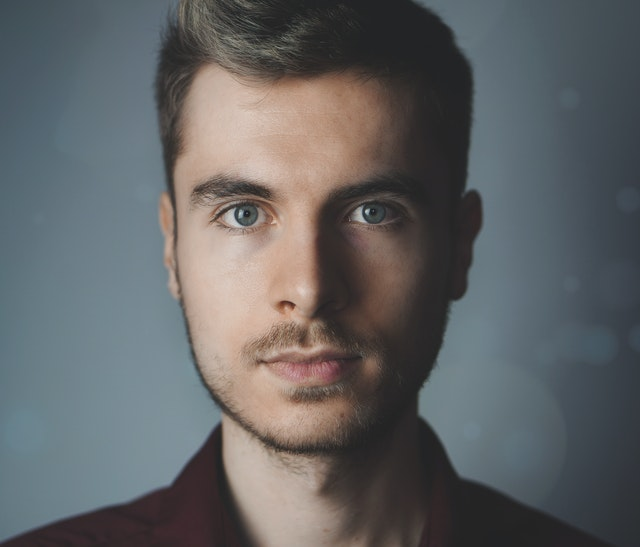
#> input picture OpenCV/workshop_1/resources/pexels_man.jpg, 640 x 547 px, found by its file name
$ python L20_face_recognition.py
#> lines starting #> are read from the running program, lines starting #| are printed output that depends on the picture; after the words box and inside, x2 and y2 are one past the last pixel; in counts of white or black regions, pixels touching at a corner belong together
### OpenCV/workshop_1/path_helps.py
"""
Author: Daniel Lopez
"""

import os


# [15 lines left out: function get_path, not called in this run]


def get_path(file_name, additional_dir):
    """
    Obtain all the path linked to the file, relative to workshop.
    This works when you are opening the file with VS Code from the path of
    the git clone, in this case, 'Python_TopicsAndExamples'.

    file_name --> Name of the file you want to access (read/write).
    additional_dir --> Includes the specific directory from the file.

    return file_path --> The complete path from 'Python_TopicsAndExamples'
    """
    file_path = os.getcwd()
    file_path = os.path.join(file_path, "OpenCV")
    file_path = os.path.join(file_path, "workshop_1")
    file_path = os.path.join(file_path, additional_dir)
    file_path = os.path.join(file_path, file_name)
    return file_path


# [17 lines left out: function get_path_dir, not called in this run]

### OpenCV/workshop_1/L20_face_recognition.py
"""
Author: Daniel Lopez
Info from: Murtaza's Work - Robotics and AI
--> https://youtu.be/WQeoO7MI0Bs?list=PLxYZ6JuFZuoZPUEUtcUL0YoAYRvnNLAG5
"""

import cv2
from path_helps import get_path


def main():
    # Obtain path of the image
    my_img = "pexels_man.jpg"
    folder = "resources"
    file_path = get_path(my_img, folder)

    # Read cascade
    cascade_xml = "haarcascade_frontalface_default.xml"
    cascade_path = get_path(cascade_xml, folder)
    print(cascade_path)
    faceCascade = cv2.CascadeClassifier(cascade_path)  # Read image with cv2

    # Read image
    image = cv2.imread(file_path)
#> image is the input picture: shape (547, 640, 3); mean B, G, R 100.3, 99.1, 97.7
    imgGray = cv2.cvtColor(image, cv2.COLOR_BGR2GRAY)
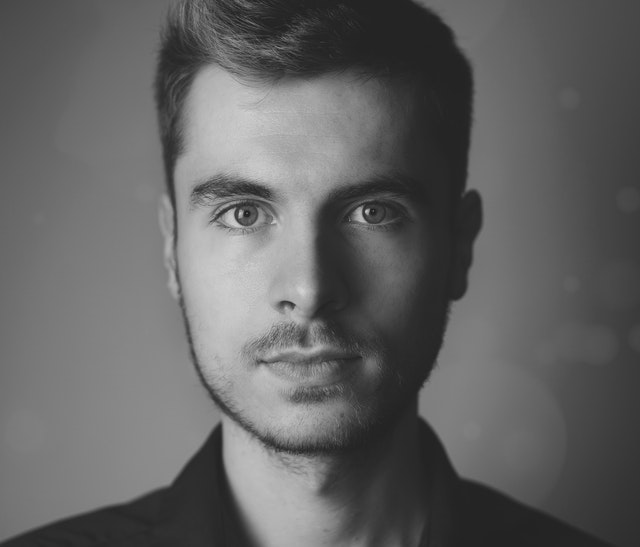
#> imgGray: shape (547, 640); min 24, max 210, mean 98.9

    # Dectect faces (frontal)
    facesDetected = faceCascade.detectMultiScale(imgGray, 1.1, 4)
#> facesDetected = [[134, 78, 346, 346]]

    # Define and add bounding boxes
    for (x, y, h, w) in facesDetected:
        cv2.rectangle(image, (x, y), (x + w, y + h), (255, 255, 0), 3)
#> this loop made 1 pass
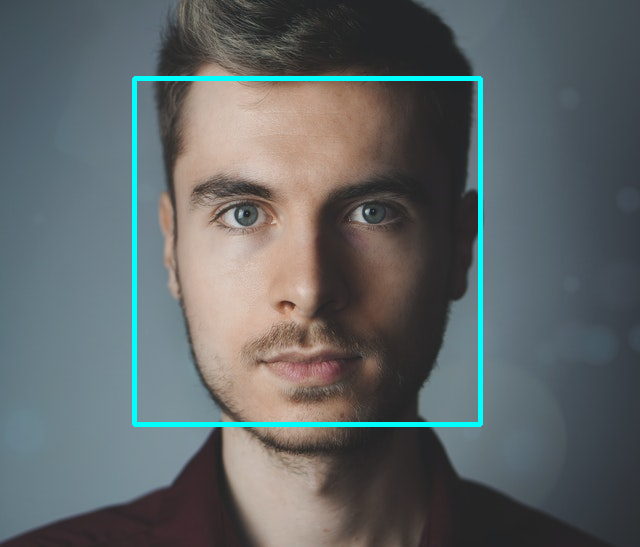
#> image: shape (547, 640, 3); 1.97% of pixels changed, all inside (x1, y1, x2, y2) = (132, 76, 483, 427)

    # Display image
    cv2.imshow("Output", image)
    cv2.waitKey(0)


if __name__ == "__main__":
    main()

$ run again, with OpenCV/workshop_1/resources/pexels-sharing.jpg copied over OpenCV/workshop_1/resources/pexels_man.jpg
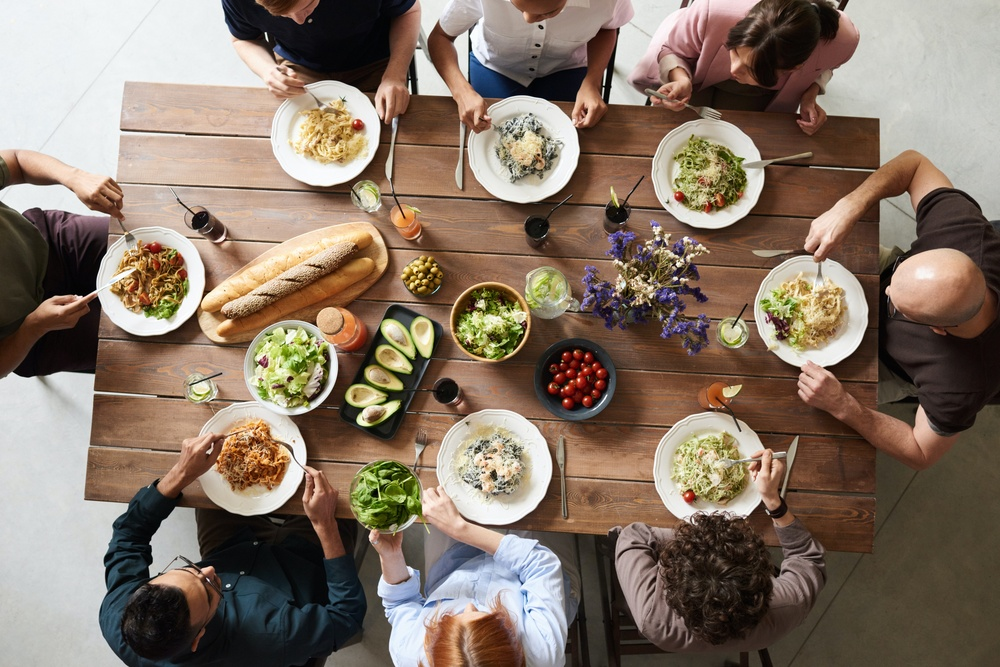
#> input picture OpenCV/workshop_1/resources/pexels-sharing.jpg, 1000 x 667 px, shrunk from 6000 x 4004 before the run, found by its file name
#> in main, image is the input picture: shape (667, 1000, 3); mean B, G, R 103.1, 117.6, 134
#> in main, `imgGray = cv2.cvtColor(image, cv2.COLOR_BGR2GRAY)`:
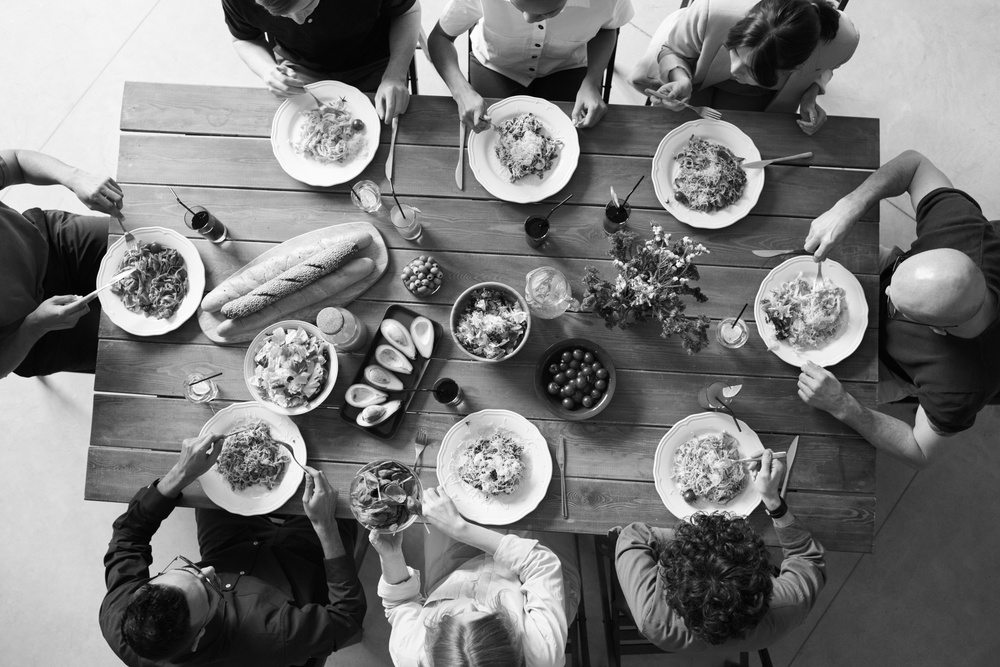
#> imgGray: shape (667, 1000); min 0, max 255, mean 120.8
#> facesDetected = [[437, 396, 125, 125]]
#> the loop in main, `for (x, y, h, w) in facesDetected:` made 1 pass
#> after the loop in main, `for (x, y, h, w) in facesDetected:`:
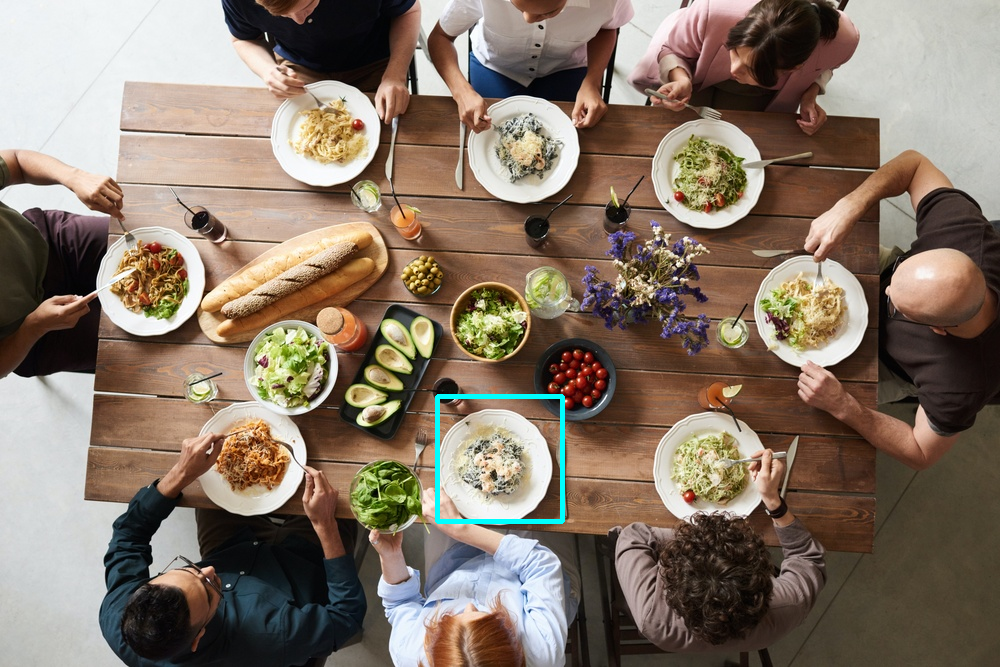
#> image: shape (667, 1000, 3); 0.37% of pixels changed, all inside (x1, y1, x2, y2) = (435, 394, 565, 524)

$ run again, with OpenCV/workshop_1/resources/pexels_person.jpg copied over OpenCV/workshop_1/resources/pexels_man.jpg
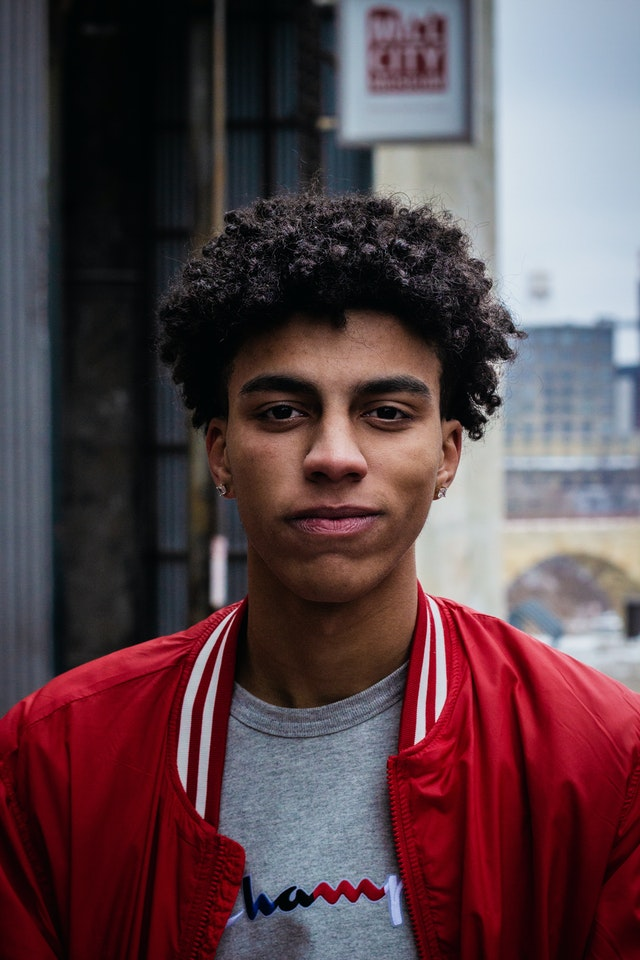
#> input picture OpenCV/workshop_1/resources/pexels_person.jpg, 640 x 960 px, found by its file name
#> in main, image is the input picture: shape (960, 640, 3); mean B, G, R 74.7, 68.8, 91.5
#> in main, `imgGray = cv2.cvtColor(image, cv2.COLOR_BGR2GRAY)`:
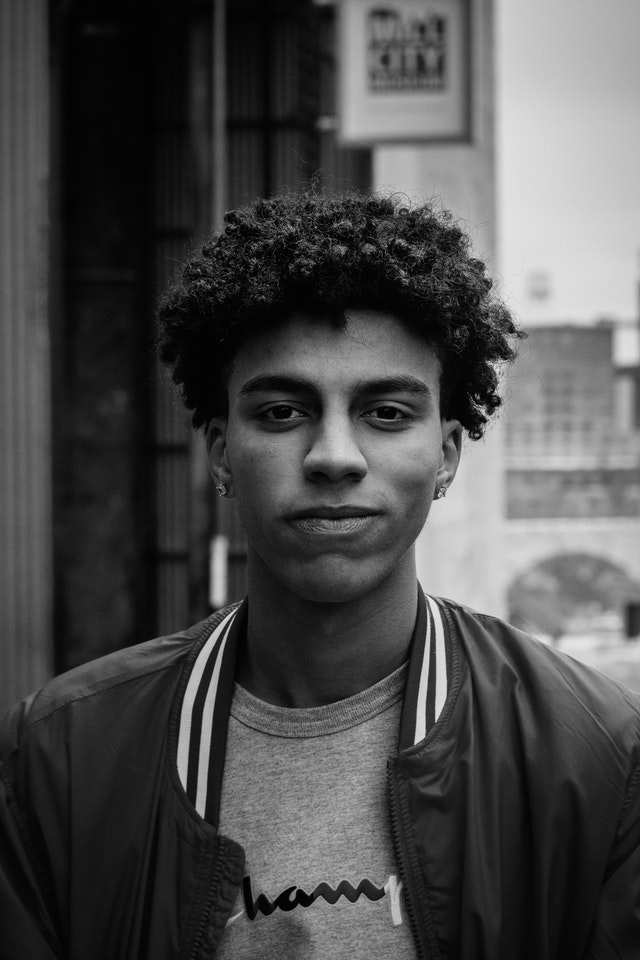
#> imgGray: shape (960, 640); min 0, max 242, mean 76.3
#> facesDetected = [[196, 301, 281, 281]]
#> the loop in main, `for (x, y, h, w) in facesDetected:` made 1 pass
#> after the loop in main, `for (x, y, h, w) in facesDetected:`:
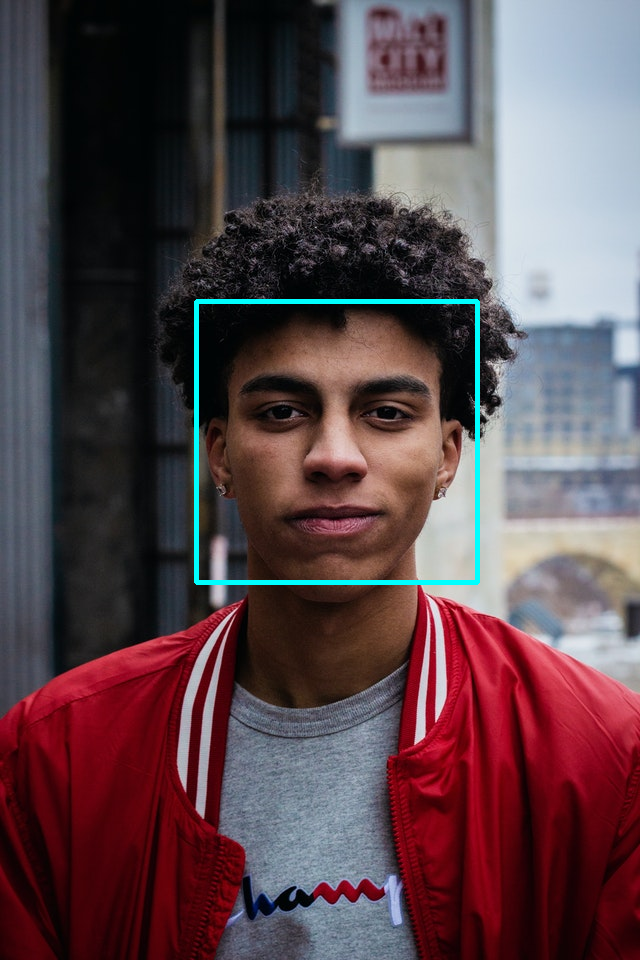
#> image: shape (960, 640, 3); 0.91% of pixels changed, all inside (x1, y1, x2, y2) = (194, 299, 480, 585)
